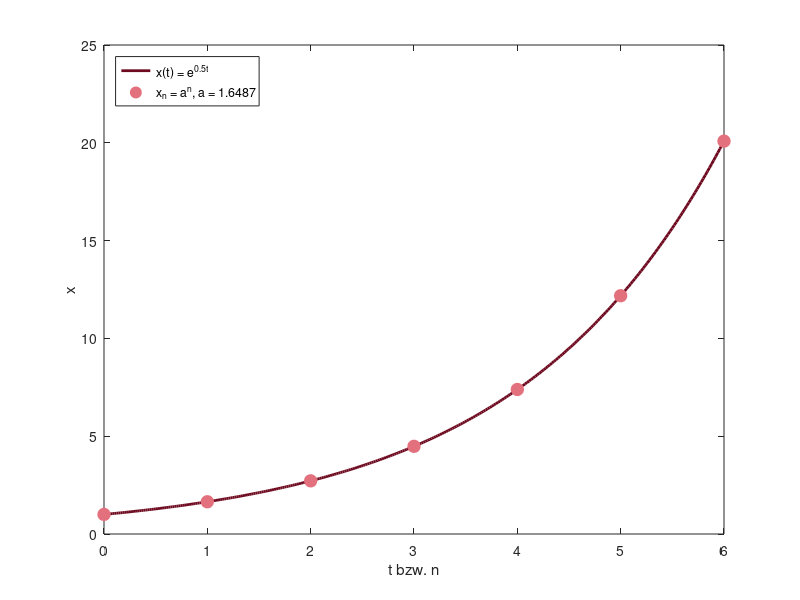

This chart was generated by the following MATLAB code:
% Abb. 3.9: kontinuierliches und diskretes exponentielles Wachstum (Buch, Abschnitt 3.2, Gl. 3.17)
% x(t) = e^(0.5 t) und x_n = a^n mit a = e^0.5: zu den Zeiten t = n stimmen beide überein
% (c) 2026 Philipp Kügler · Programm zum Buch „Dynamische Systeme in den Lebenswissenschaften“ · MIT-Lizenz (siehe LICENSE)
t = linspace(0, 6, 300); n = 0:6;
a = exp(0.5);
plot(t, exp(0.5 * t), 'Color', [0.43 0.04 0.12], 'LineWidth', 2); hold on
plot(n, a.^n, 'o', 'Color', [0.89 0.44 0.49], 'MarkerFaceColor', [0.89 0.44 0.49], 'MarkerSize', 9); hold off
fprintf('a = e^0.5 = %.4f;  a^6 = %.4f,  e^3 = %.4f\n', a, a^6, exp(3));
xlabel('t bzw. n'); ylabel('x'); legend('x(t) = e^{0.5t}', sprintf('x_n = a^n, a = %.4f', a), 'Location', 'northwest');
